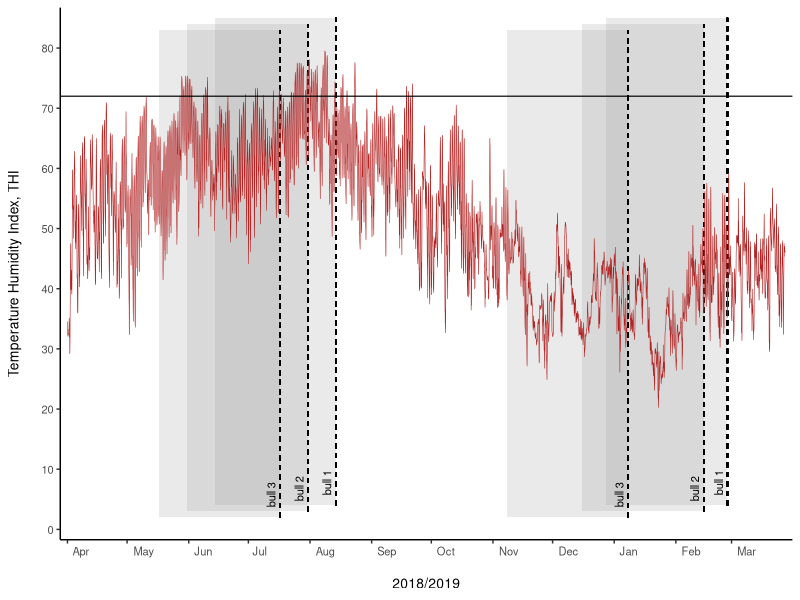

Write the R code that produced this figure.
## ---- chunk 1
library(tidyverse)   # tidy world
## ---- chunk 2
my_theme = theme_classic() +
  theme(text = element_text(family = "sans"),
        plot.title  = element_text(face = "plain", size = 10),
        axis.title  = element_text(face = "plain", size = 10),
        legend.text = element_text(face = "plain", size = 8),
        axis.text  = element_text(size = 8, angle = 0, vjust = 0.5),
        panel.grid.major = element_blank(),
        panel.grid.minor = element_blank())
## ---- chunk 3
set.seed(1989)
## ---- chunk 4
dwd_t2m <- read.csv2("../data/air-temperature-station.csv",
                          dec = ".", sep = ",", encoding = "UTF-8", row.names = NULL,
                          colClasses = c(Produkt_Code = "character", Zeitstempel = "character"))

dwd_rf  <- read.csv2("../data/rel-humidity-station.csv",
                          dec = ".", sep = ",", encoding = "UTF-8", row.names = NULL,
                          colClasses = c(Produkt_Code = "character", Zeitstempel = "character"))
## ---- chunk 5
dwd_t2m <- tibble(dwd_t2m) %>% 
  select(2, 3, 4) %>% 
  rename(t2m = Zeitstempel,
         time = SDO_ID,
         SDO_ID = Produkt_Code) %>% 
  mutate(t2m = as.numeric(t2m)) %>% 
  mutate(SDO_ID = as.numeric(SDO_ID)) %>%
  mutate(time = as.POSIXct(time, format = "%Y-%m-%dT%H:%M:%S")) %>% 
  drop_na(time) # for some reason there are 3 rows per station with NA in time
## ---- chunk 6
dwd_rf <- tibble(dwd_rf) %>% 
  select(2, 3, 4) %>% 
  rename(rf = Zeitstempel,
         time = SDO_ID,
         SDO_ID = Produkt_Code) %>% 
  mutate(rf = as.numeric(rf)) %>% 
  mutate(SDO_ID = as.numeric(SDO_ID)) %>% 
  mutate(time = as.POSIXct(time, format = "%Y-%m-%dT%H:%M:%S")) %>% 
  drop_na(time) # for some reason there are 3 rows per station with NA in time
## ---- chunk 7
dwd.data <- merge(dwd_t2m, dwd_rf)
dwd.data <- tibble(dwd.data) %>% 
  mutate(date = as.Date(time))
## ---- chunk 8
dwd.data <- dwd.data %>% 
  mutate(thi.nrc = (1.8*t2m + 32) - (0.55 - 0.0055*rf)*(1.8*t2m - 26),
         thi.mad = (0.8*t2m + (rf/100)*(t2m-14.4) + 46.4))
## ---- chunk 9
dwd.data <- dwd.data %>% 
  filter(time >= ymd_hms("2018-03-31 23:00:00")) %>%
  filter(time <= ymd_hms("2019-04-01 00:00:00"))
## ---- chunk 10
# english axis label
Sys.setlocale("LC_ALL", "English")
## ---- chunk 11
plot.thi <- dwd.data %>%
  ggplot() +
  # bull 1:  14.06.2018 until 13.08.2018
  # bull 1:  28.12.2018 until 26.02.2019
  annotate(geom = "rect", 
           xmin = ymd_hms("2018-06-14 00:00:00"),
           xmax = ymd_hms("2018-08-13 23:00:00"), 
           ymin = 4, ymax = 85,
           fill = "grey60", colour = NA, alpha = 0.2) +
  geom_segment(aes(x    = ymd_hms("2018-08-13 23:00:00"), 
                   xend = ymd_hms("2018-08-13 23:00:00"), 
                   y = 4, yend = 85), 
               linetype = "dashed", linewidth = 0.4) +
  annotate(geom  = "text",
           x     = ymd_hms("2018-08-13 23:00:00"),
           y     = 4, 
           label = "bull 1", 
           size = 8/2.845276, angle = 90, hjust = -0.4, vjust = -0.5) +
  annotate(geom = "rect", 
           xmin = ymd_hms("2018-12-28 00:00:00"),
           xmax = ymd_hms("2019-02-26 23:00:00"), 
           ymin = 4, ymax = 85,
           fill = "grey60", colour = NA, alpha = 0.2) +
  geom_segment(aes(x    = ymd_hms("2019-02-26 23:00:00"), 
                   xend = ymd_hms("2019-02-26 23:00:00"), 
                   y = 4, yend = 85), 
               linetype = "dashed", linewidth = 0.4) +
  annotate(geom  = "text",
           x     = ymd_hms("2019-02-26 23:00:00"),
           y     = 4, 
           label = "bull 1", 
           size = 8/2.845276, angle = 90, hjust = -0.4, vjust = -0.5) +
  # bull 2:  31.05.2018 until 30.07.2018
  # bull 2:  16.12.2018 until 14.02.2019
  annotate(geom = "rect", 
           xmin = ymd_hms("2018-05-31 00:00:00"),
           xmax = ymd_hms("2018-07-30 23:00:00"), 
           ymin = 3, ymax = 84,
           fill = "grey60", colour = NA, alpha = 0.2) +
  geom_segment(aes(x    = ymd_hms("2018-07-30 23:00:00"), 
                   xend = ymd_hms("2018-07-30 23:00:00"), 
                   y = 3, yend = 84),
               linetype = "dashed", linewidth = 0.4) +
  annotate(geom  = "text",
           x     = ymd_hms("2018-07-30 23:00:00"),
           y     = 3, 
           label = "bull 2", 
           size = 8/2.845276, angle = 90, hjust = -0.4, vjust = -0.5) +
  annotate(geom = "rect", 
           xmin = ymd_hms("2018-12-16 00:00:00"),
           xmax = ymd_hms("2019-02-14 23:00:00"), 
           ymin = 3, ymax = 84,
           fill = "grey60", colour = NA, alpha = 0.2) +
  geom_segment(aes(x    = ymd_hms("2019-02-14 23:00:00"), 
                   xend = ymd_hms("2019-02-14 23:00:00"), 
                   y = 3, yend = 84),
               linetype = "dashed", linewidth = 0.4) +
  annotate(geom  = "text",
           x     = ymd_hms("2019-02-14 23:00:00"),
           y     = 3, 
           label = "bull 2", 
           size = 8/2.845276, angle = 90, hjust = -0.4, vjust = -0.5) +
  # bull 3:  17.05.2018 until 16.07.2018
  # bull 3:  08.11.2018 until 07.01.2019
  annotate(geom = "rect", 
           xmin = ymd_hms("2018-05-17 00:00:00"),
           xmax = ymd_hms("2018-07-16 23:00:00"), 
           ymin = 2, ymax = 83,
           fill = "grey60", colour = NA, alpha = 0.2) +
  geom_segment(aes(x    = ymd_hms("2018-07-16 23:00:00"), 
                   xend = ymd_hms("2018-07-16 23:00:00"), 
                   y = 2, yend = 83),
               linetype = "dashed", linewidth = 0.4) +
  annotate(geom  = "text",
           x     = ymd_hms("2018-07-16 23:00:00"),
           y     = 2, 
           label = "bull 3", 
           size = 8/2.845276, angle = 90, hjust = -0.4, vjust = -0.5) +
  annotate(geom = "rect", 
           xmin = ymd_hms("2018-11-08 00:00:00"),
           xmax = ymd_hms("2019-01-07 23:00:00"), 
           ymin = 2, ymax = 83,
           fill = "grey60", colour = NA, alpha = 0.2) +
  geom_segment(aes(x    = ymd_hms("2019-01-07 23:00:00"), 
                   xend = ymd_hms("2019-01-07 23:00:00"), 
                   y = 2, yend = 83),
               linetype = "dashed", linewidth = 0.4) +
  annotate(geom  = "text",
           x     = ymd_hms("2019-01-07 23:00:00"),
           y     = 2, 
           label = "bull 3", 
           size = 8/2.845276, angle = 90, hjust = -0.4, vjust = -0.5) +
  # add the THI data
  geom_line(aes(x = time, y = thi.mad),
            linewidth = 0.2, col = "firebrick") +
  # add THI = 72 horizontal line
  geom_hline(yintercept = 72, linetype = "solid", linewidth = 0.4, col = "black") +
  # define axes
  scale_x_datetime(limits        = ymd_hms(c("2018-04-01 00:00:00", "2019-03-28 00:00:00")),
               date_breaks       = "1 month", 
               date_minor_breaks = "1 week",
               date_labels       = "%b",
               expand            = c(0.01, 0.01)) +
  scale_y_continuous(limits = c(0, 85), 
                     breaks = seq(0,85,10),
                     expand = c(0.02,0.02)) +
  # labs
  labs(x = "\n2018/2019",
       y = "Temperature Humidity Index, THI\n") +
  # theme
  my_theme +
  theme(axis.text.x = element_text(hjust = -0.3))
## ---- chunk 12
plot.thi
## ---- chunk 13
citation()
version$version.string
## ---- chunk 14
sessionInfo()
